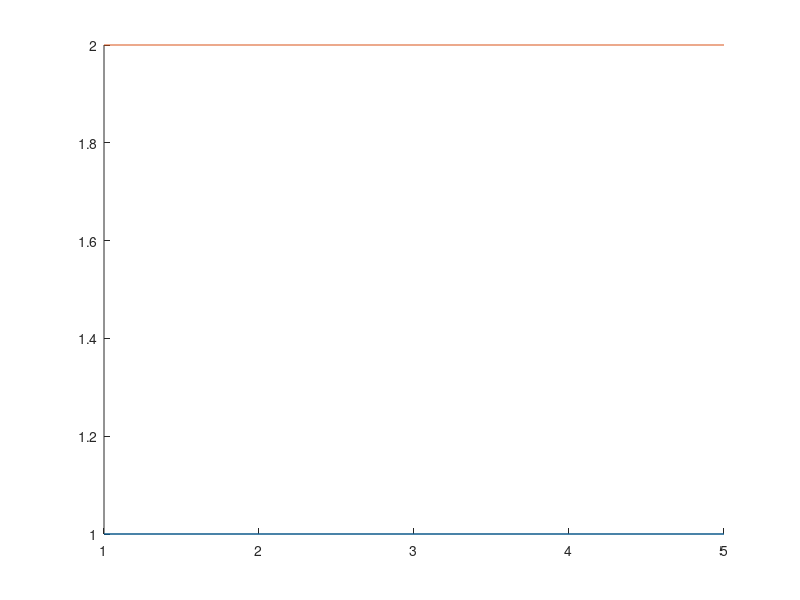
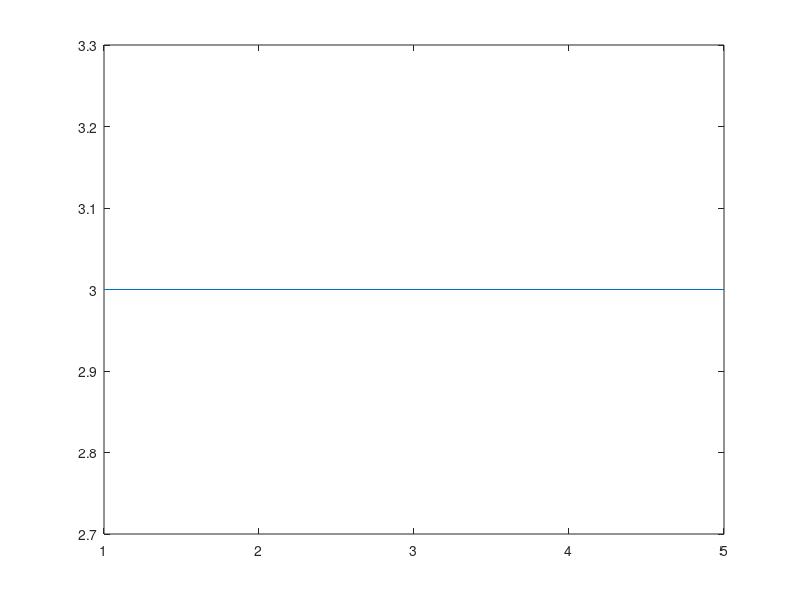
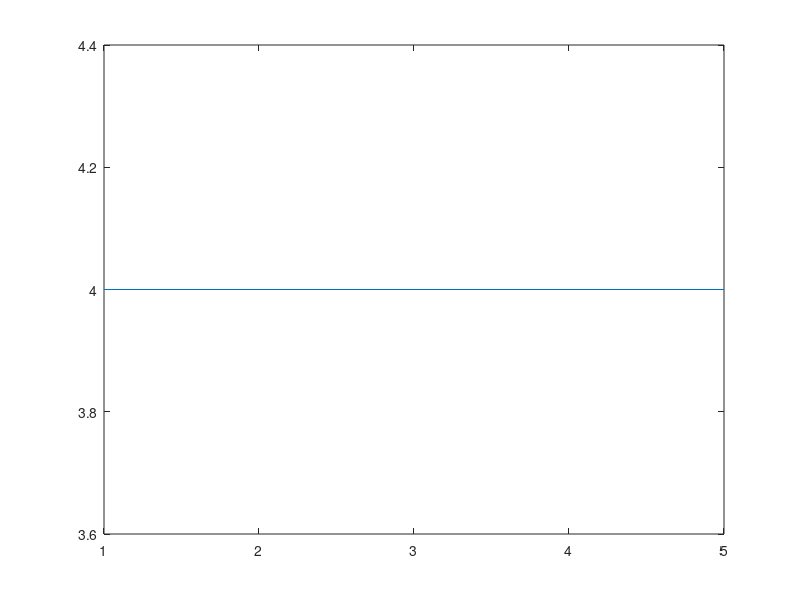
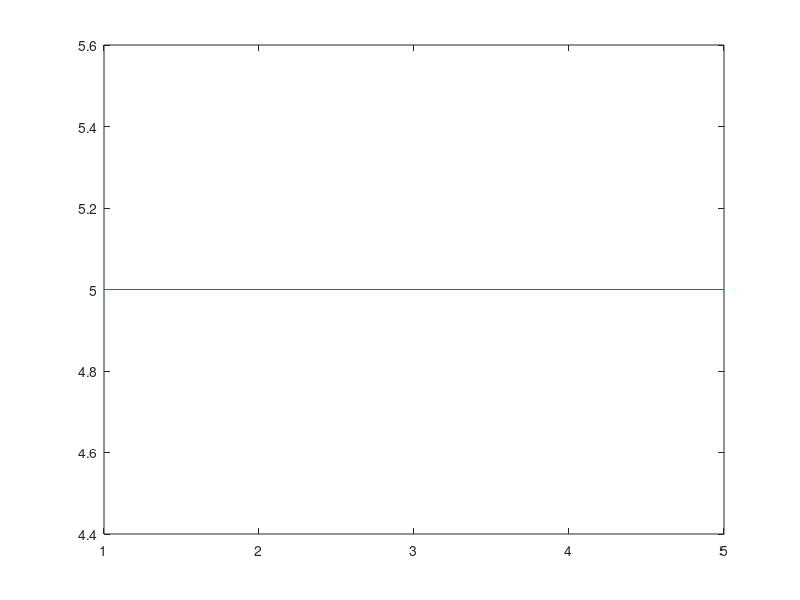

These figures' MATLAB source, in order:
x = 1:5;
y = [1,1,1,1,1];
z = [2,2,2,2,2];
a = [3,3,3,3,3];
b = [4,4,4,4,4];
c = [5,5,5,5,5];
h(1)=figure;
hold on
plot(x,y)
% figure;
plot(x,z)
hold off
h(2)=figure;
plot(x,a)
h(3)=figure;
plot(x,b)
h(4)=figure;
plot(x,c)
for k=1:4
  saveas(h(k),sprintf('figure_%d.jpg',k))
end